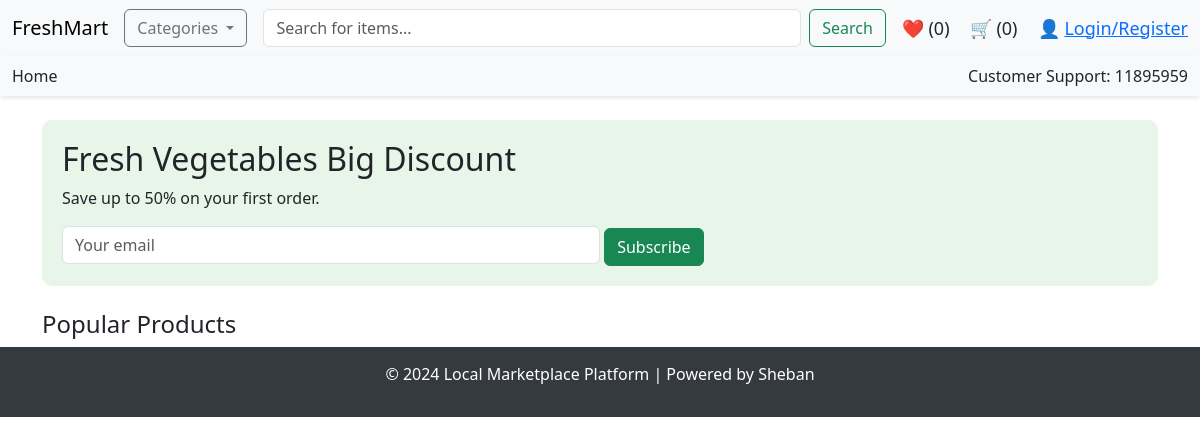
/, run on an earlier commit of the app's database.
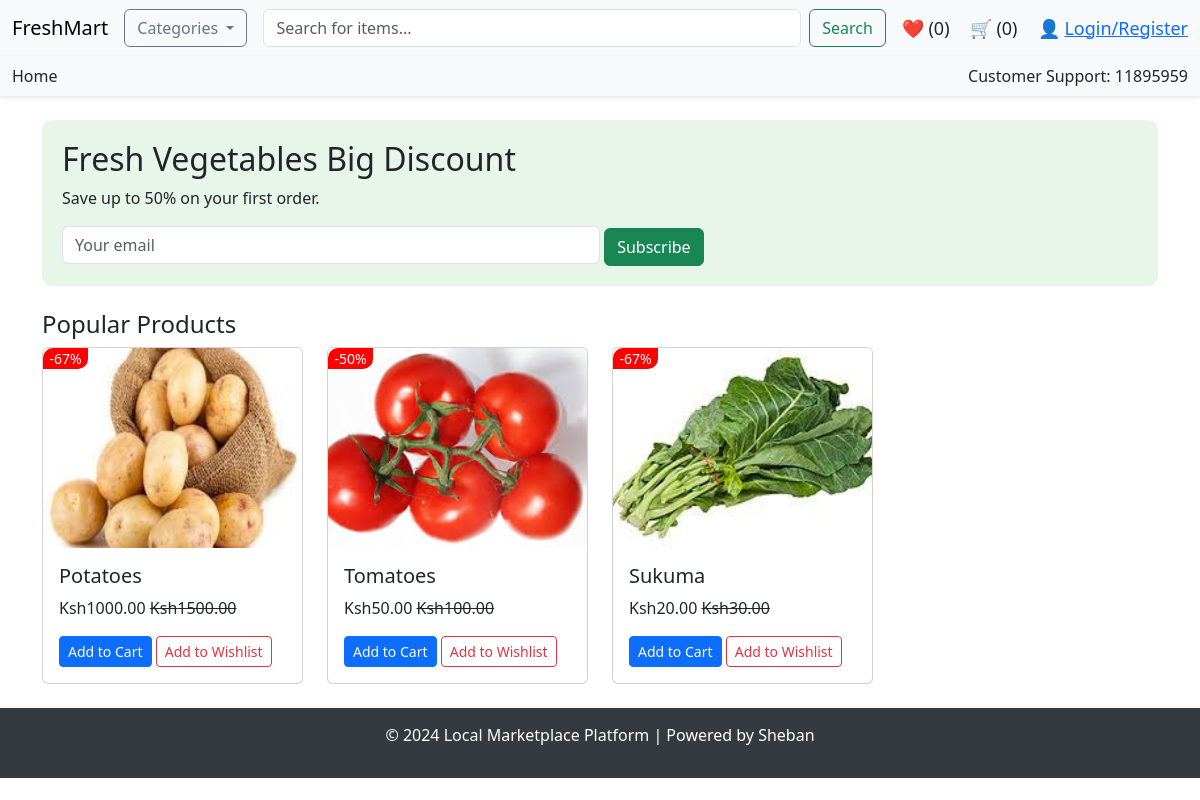
And on a later commit of the database.
### core/models.py (models this page shows, shortened)
class Product(models.Model):
    pid = ShortUUIDField(unique=True, length=10, max_length=20, prefix="ven", alphabet="abcdefgh12345")
    user = models.ForeignKey(User, on_delete=models.SET_NULL, null=True)
    category = models.ForeignKey(Category, on_delete=models.SET_NULL, null=True,)
    vendor = models.ForeignKey(Vendor, on_delete=models.SET_NULL, null=True,)
    title = models.CharField(max_length=100, default="Fresh")
    image = models.ImageField(upload_to="category", default="product.jpg")
    description = models.TextField(null=True, blank=True, default="This is the product")
    price = models.DecimalField(max_digits=999999999, decimal_places=2, default="1.99")
    old_price = models.DecimalField(max_digits=999999999, decimal_places=2, default="2.99")
    specification = models.TextField(null=True, blank=True,)
    product_status = models.CharField(choices=STATUS, max_length=10, default="in_review")
    status = models.BooleanField(default=True)
    in_stock = models.BooleanField(default=True)
    featured = models.BooleanField(default=False)
    digital = models.BooleanField(default=False)
    sku = ShortUUIDField(unique=True, length=4, max_length=10, prefix="sku", alphabet="1234567890")
    date = models.DateTimeField(auto_now_add=True)
    updated = models.DateTimeField(null=True, blank=True)
    class Meta:
        verbose_name_plural = "Products"
    def get_percentage(self):
        new_price = (self.price / self.old_price) * 100
        return new_price

### core/views.py (the view)
# urls.py: path("", index, name="index"),
def index(request):
    products = Product.objects.filter(product_status="published", featured=True)
    context = {
        "products":products
    }
    return render(request, 'core/index.html', context)

### templates/core/index.html (shortened to what this page needs)
{% load static %}
<!DOCTYPE html>
<html lang="en">
<head>
    <link href="https://cdn.jsdelivr.net/npm/bootstrap@5.3.0-alpha3/dist/css/bootstrap.min.css" rel="stylesheet">
</head>
<body>
    <nav class="navbar navbar-expand-lg navbar-light bg-light">
        <div class="container-fluid">
            <a class="navbar-brand" href="#">FreshMart</a>
            <div class="dropdown">
                <button class="btn btn-outline-secondary dropdown-toggle" type="button" data-bs-toggle="dropdown">
                    Categories
                </button>
            </div>
            <form class="d-flex mx-3" style="flex-grow: 1;">
                <input class="form-control me-2" type="search" placeholder="Search for items..." aria-label="Search">
                <button class="btn btn-outline-success" type="submit">Search</button>
            </form>
            <div>
                <span class="icon me-3" id="wishlist-icon">❤️ (0)</span>
                <span class="icon me-3" id="cart-icon" onclick="window.location.href='{% url 'cart' %}'">🛒 (0)</span>
                <span class="icon">👤
                    {% if user.is_authenticated %}
                    <a href="{% url 'logout' %}">Logout</a>
                    {% else %}
                    <a href="http://127.0.0.1:8000/user/sign-up/">Login/Register</a>
                    {% endif %}
                </span>
            </div>
        </div>
    </nav>
    <div class="navbar bg-light">
        <div class="container-fluid">
            <div>
                <a href="#" class="nav-link d-inline-block">Home</a>
            </div>
            <div>
                <span>Customer Support: 11895959</span>
            </div>
        </div>
    </div>
    <div class="container mt-4">
        <div class="hero-banner mb-4">
            <h2>Fresh Vegetables Big Discount</h2>
            <p>Save up to 50% on your first order.</p>
            <form class="contact-form" id="contact-me" method="POST">
                <input type="email" name="email" class="form-control w-50 d-inline-block" placeholder="Your email">
                <button type="submit" class="btn btn-success">Subscribe</button>
            </form>
        </div>
        <h4>Popular Products</h4>
        <div class="row" id="product-grid">
            {% for p in products %}
            <div class="col-md-3 mb-4">
                <div class="card">
                    <div class="product-action">
                        <div class="product-badges">
                            <span class="hot">-{{ p.get_percentage | floatformat:0 }}%</span>
                        </div>
                    </div>
                    <img src="{{ p.image.url }}" class="card-img-top" alt="{{ p.title }}" onclick="redirectToDetail({{ products.pid }})">
                    <div class="card-body">
                        <h5 class="card-title">{{ p.title }}</h5>
                        <p class="card-text" id="current-product-price">Ksh{{ p.price }} <del>Ksh{{ p.old_price }}</del> </p>
                        <button class="btn btn-primary btn-sm" type="submit" id="add-to-cart-btn" onclick="addToCart()">Add to Cart</button>
                        <button class="btn btn-outline-danger btn-sm" onclick="addToWishlist()">Add to Wishlist</button>
                    </div>
                </div>
            </div>
            {% endfor %}
        </div>
    </div>
    <footer>
        <p>© 2024 Local Marketplace Platform | Powered by Sheban</p>
    </footer>
</body>
</html>

What changed in the data, as far as the page shows it:
added Product: get_percentage "67", image (picture), title "Potatoes", price "1000.00", old_price "1500.00"
added Product: get_percentage "50", image (picture), title "Tomatoes", price "50.00", old_price "100.00"
added Product: get_percentage "67", image (picture), title "Sukuma", price "20.00", old_price "30.00"
